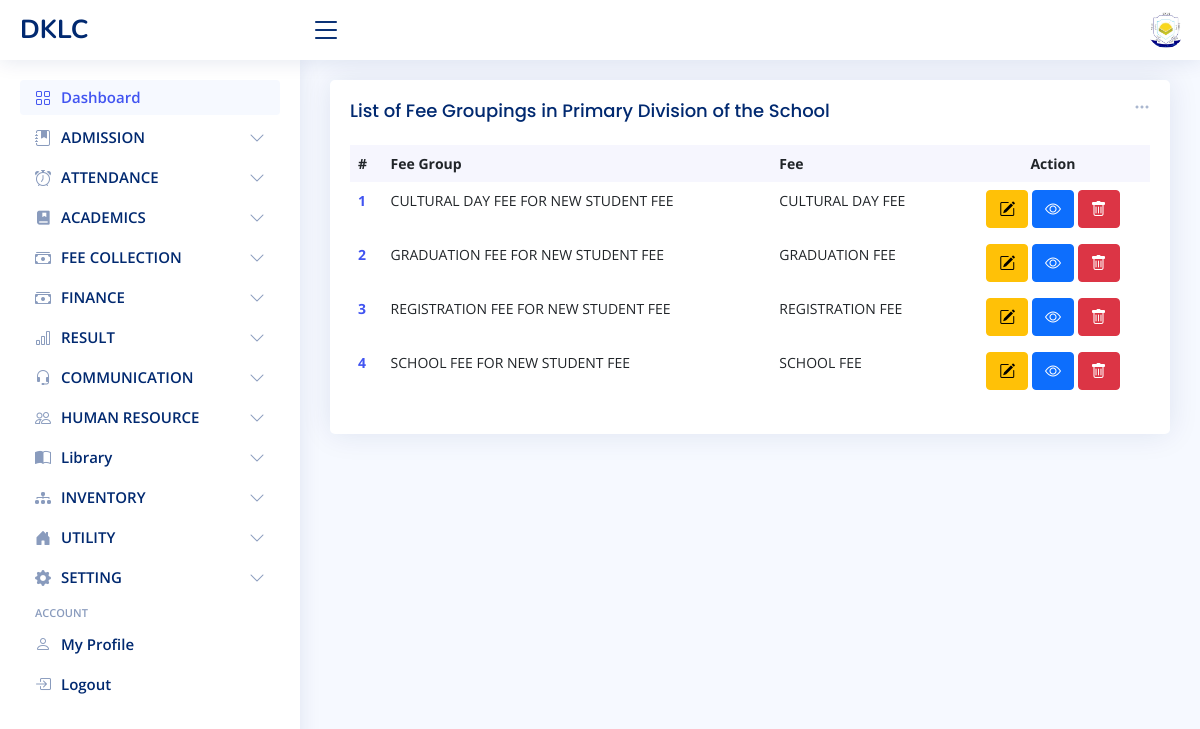
The page /finance/fee-master/index (signed in) on the database its author committed.
### school_setting/models.py (models this page shows)
class SchoolGeneralInfoModel(models.Model):
    name = models.CharField(max_length=250)
    short_name = models.CharField(max_length=50)
    website = models.CharField(max_length=200)
    motto = models.CharField(max_length=250)
    SCHOOL_TYPE = (
        ('pri', 'PRIMARY'), ('sec', 'SECONDARY'), ('mix', 'MIXED')
    )
    school_type = models.CharField(max_length=200, choices=SCHOOL_TYPE)
    logo = models.FileField(upload_to='images/logo', blank=True)
    mobile_1 = models.CharField(max_length=20)
    mobile_2 = models.CharField(max_length=20, null=True, blank=True)
    email = models.EmailField()
    address = models.CharField(max_length=255)
    separate_school_section = models.BooleanField(default=True)
    TYPE = (
        ('pri', 'PRIMARY'), ('sec', 'SECONDARY'), ('mix', 'MIXED')
    )
    type = models.CharField(max_length=200, choices=TYPE)
    user = models.ForeignKey(User, on_delete=models.SET_NULL, null=True, blank=True)
    def __str__(self):
        return self.short_name.upper()

### finance/models.py (models this page shows, shortened)
class FeeMasterModel(models.Model):
    group = models.ForeignKey(FeeGroupModel, on_delete=models.CASCADE)
    fee = models.ForeignKey(FeeModel, on_delete=models.CASCADE)
    student_class = models.ManyToManyField(ClassesModel, blank=True)
    class_section = models.ManyToManyField(ClassSectionModel, blank=True)
    same_termly_price = models.BooleanField(blank=True, null=True, default=True)
    amount = models.FloatField(null=True, blank=True, default=0)
    first_term_amount = models.FloatField(null=True, blank=True)
    second_term_amount = models.FloatField(null=True, blank=True)
    third_term_amount = models.FloatField(null=True, blank=True)
    TYPE = (
        ('pri', 'PRIMARY'), ('sec', 'SECONDARY'), ('mix', 'GENERAL')
    )
    type = models.CharField(max_length=10, choices=TYPE, blank=True, null=True)
    user = models.ForeignKey(User, on_delete=models.RESTRICT, null=True, blank=True)
    updated_by = models.ForeignKey(User, on_delete=models.SET_NULL, null=True, blank=True,
                                   related_name='fee_master_updated_by')
    created_at = models.DateTimeField(auto_now_add=True, blank=True, null=True)
    updated_at = models.DateTimeField(auto_now=True, blank=True, null=True)
    class Meta:
        constraints = [
            models.UniqueConstraint(
                fields=['fee', 'group', 'type'],
                name='unique_fee_master_type_combo',
                violation_error_message='Fee Grouping Already Exists'
            )
        ]
    def __str__(self):
        return "{} for {}".format(self.fee.name.title(), self.group.name.title())

class FeeModel(models.Model):
    name = models.CharField(max_length=250)
    code = models.CharField(max_length=100)
    description = models.TextField(null=True, blank=True)
    FEE_OCCURRENCE = (
        ('termly', 'TERMLY'), ('annually', 'ANNUALLY'), ('one time', 'ONE TIME')
    )
    fee_occurrence = models.CharField(max_length=50, choices=FEE_OCCURRENCE)
    PAYMENT_TERM = (
        ('1st term', 'FIRST TERM'), ('2nd term', 'SECOND TERM'), ('3rd term', 'THIRD TERM'),
        ('any term', 'ANY TERM'),
    )
    payment_term = models.CharField(max_length=50, choices=PAYMENT_TERM, null=True, blank=True, default='first term')
    TYPE = (
        ('pri', 'PRIMARY'), ('sec', 'SECONDARY'), ('mix', 'GENERAL')
    )
    type = models.CharField(max_length=10, choices=TYPE, blank=True, null=True)
    user = models.ForeignKey(User, on_delete=models.SET_NULL, null=True, blank=True)
    updated_by = models.ForeignKey(User, on_delete=models.SET_NULL, null=True, blank=True,
                                   related_name='fee_updated_by')
    created_at = models.DateTimeField(auto_now_add=True, blank=True, null=True)
    updated_at = models.DateTimeField(auto_now=True, blank=True, null=True)
    class Meta:
        constraints = [
            models.UniqueConstraint(
                fields=['name', 'type'],
                name='unique_fee_name_type_combo',
                violation_error_message='Fee Already Exists'
            )
        ]
    def __str__(self):
        return self.name.upper()

class FeeGroupModel(models.Model):
    name = models.CharField(max_length=250)
    description = models.TextField(null=True, blank=True)
    TYPE = (
        ('pri', 'PRIMARY'), ('sec', 'SECONDARY'), ('mix', 'GENERAL')
    )
    type = models.CharField(max_length=10, choices=TYPE, blank=True, null=True)
    user = models.ForeignKey(User, on_delete=models.RESTRICT, null=True, blank=True)
    updated_by = models.ForeignKey(User, on_delete=models.SET_NULL, null=True, blank=True,
                                   related_name='fee_group_updated_by')
    created_at = models.DateTimeField(auto_now_add=True, blank=True, null=True)
    updated_at = models.DateTimeField(auto_now=True, blank=True, null=True)
    class Meta:
        constraints = [
            models.UniqueConstraint(
                fields=['name', 'type'],
                name='unique_fee_group_type_combo',
                violation_error_message='Fee Group Already Exists'
            )
        ]

### finance/views.py (the view)
# urls.py: path('fee-master/index', FeeMasterListView.as_view(), name='fee_master_index'),
class FeeMasterListView(ListView):
    model = FeeMasterModel
    fields = '__all__'
    template_name = 'finance/fee_master/index.html'
    context_object_name = "fee_master_list"
    def get_queryset(self):
        school_setting = SchoolGeneralInfoModel.objects.first()
        if school_setting.separate_school_section:
            return FeeMasterModel.objects.filter(type=self.request.user.profile.type).order_by('fee__name')
        else:
            return FeeMasterModel.objects.all().order_by('fee__name')
    def get_context_data(self, **kwargs):
        context = super().get_context_data(**kwargs)
        return context

### finance/templates/finance/fee_master/index.html (shortened to what this page needs)
{% extends 'admin_dashboard/layout.html' %}
{% block 'main' %}
{% load static %}
<div class="col-12">
    <div class="card recent-sales overflow-auto">
        <div class="filter">
            <a title="Add Fee Grouping" class="icon" href="#" data-bs-toggle="dropdown"><i class="bi bi-three-dots"></i></a>
        </div>
        <div class="card-body">
            <h5 class="card-title">List of Fee Groupings
                {% if school_info.separate_school_section and school_info.school_type == 'mix' %}
                    {% if user.profile.type == 'pri' %}
                        in Primary Division of the School
                    {% elif user.profile.type == 'sec' %}
                        in Secondary Division of the School
                    {% elif user.profile.type == 'mix' %}
                        in the School
                    {% endif %}
                {% endif %}
            </h5>
            <table class="table table-borderless datatable">
                <thead>
                <tr>
                    <th scope="col">#</th>
                    <th scope="col">Fee Group</th>
                    <th scope="col">Fee</th>
                    <th scope="col" class="text-center">Action</th>
                </tr>
                </thead>
                <tbody>
                {% if fee_master_list %}
                {% for group in fee_master_list %}
                <tr>
                    <th scope="row"><a href="#">{{ forloop.counter }}</a></th>
                    <td title="created by {{ group.user|lower }} at {{ group.created_at|date }} {% if group.updated_by %} and updated by {{ group.updated_by|lower }} at {{ group.updated_at|date }} {% endif %}">{{ group|upper }}</td>
                    <td>{{ group.fee|upper }}</td>
                    <td class="text-center">
                        <a title="Edit Fee Grouping" href="{% url 'fee_master_edit' group.id %}" class="btn btn-warning" href=""><i class="bi bi-pencil-square"></i></a>
                        <a title="View Fee Grouping" href="{% url 'fee_master_detail' group.id %}" class="btn btn-primary" href=""><i class="bi bi-eye"></i></a>
                        <a title="Delete Fee Grouping" href="{% url 'fee_master_delete' group.id %}" class="btn btn-danger"><i class="bi bi-trash"></i></a>
                    </td>
                </tr>
                {% endfor %}
                {% endif %}
                </tbody>
            </table>
        </div>
    </div>
</div>
{% endblock %}

### admin_dashboard/templates/admin_dashboard/layout.html (shortened to what this page needs)
<!DOCTYPE html>
{% load static %}
<html lang="en">
<head>
  <link href="{% static 'admin_dashboard/vendor/bootstrap/css/bootstrap.min.css' %}" rel="stylesheet">
  <link href="{% static 'admin_dashboard/vendor/bootstrap-icons/bootstrap-icons.css' %}" rel="stylesheet">
  <link href="{% static 'admin_dashboard/vendor/boxicons/css/boxicons.min.css' %}" rel="stylesheet">
  <link href="{% static 'admin_dashboard/vendor/quill/quill.snow.css' %}" rel="stylesheet">
  <link href="{% static 'admin_dashboard/vendor/quill/quill.bubble.css' %}" rel="stylesheet">
  <link href="{% static 'admin_dashboard/vendor/remixicon/remixicon.css' %}" rel="stylesheet">
  <link href="{% static 'admin_dashboard/vendor/simple-datatables/style.css' %}" rel="stylesheet">
  <link href="{% static 'admin_dashboard/styles/style.css' %}" rel="stylesheet">
</head>
<body>
  <header id="header" class="header non-printable fixed-top d-flex align-items-center">
    <div class="d-flex align-items-center justify-content-between">
      <a href="{% url 'admin_dashboard' %}" class="logo d-flex align-items-center">
        <span class="d-none d-lg-block">{{ school_info|upper }}</span>
      </a>
      <i class="bi bi-list toggle-sidebar-btn"></i>
    </div>
    <nav class="header-nav ms-auto">
      <ul class="d-flex align-items-center">
        <li class="nav-item dropdown pe-3">
          <a class="nav-link nav-profile d-flex align-items-center pe-0" href="#" data-bs-toggle="dropdown">
            {% if user.is_superuser %}
                <img src="/media/{{ school_info.logo }}" alt="Profile" class="rounded-circle">
            {% else %}
                {% if user.profile.staff.image %}
                    <img src="/media/{{user.profile.staff.image}}" alt="Profile" class="rounded-circle">
                {% else %}
                    <img src="{% static 'admin_dashboard/images/default_image.jpg' %}" alt="Profile" class="rounded-circle">
                {% endif %}
            {% endif %}
          </a>
        </li>
      </ul>
    </nav>
  </header>
  <aside id="sidebar" class="sidebar non-printable" style="">
    <ul class="sidebar-nav" id="sidebar-nav">
      <li class="nav-item">
        <a class="nav-link " href="{% url 'admin_dashboard' %}">
          <i class="bi bi-grid"></i>
          <span>Dashboard</span>
        </a>
      </li>
      <li class="nav-item">
        <a class="nav-link collapsed" data-bs-target="#stud" data-bs-toggle="collapse" href="#">
          <i class="bi bi-journal-bookmark-fill"></i><span>ADMISSION</span><i class="bi bi-chevron-down ms-auto"></i>
        </a>
      </li>
	<li class="nav-item">
        <a class="nav-link collapsed" data-bs-target="#sb_att" data-bs-toggle="collapse" href="#">
          <i class="bi bi-alarm"></i><span>ATTENDANCE</span><i class="bi bi-chevron-down ms-auto"></i>
        </a>
      </li>
      <li class="nav-item">
        <a class="nav-link collapsed" data-bs-target="#acad" data-bs-toggle="collapse" href="#">
          <i class="ri-book-mark-fill"></i><span>ACADEMICS</span><i class="bi bi-chevron-down ms-auto"></i>
        </a>
      </li>
      <li class="nav-item">
        <a class="nav-link collapsed" data-bs-target="#fee" data-bs-toggle="collapse" href="#">
          <i class="bi bi-cash-stack"></i><span>FEE COLLECTION</span><i class="bi bi-chevron-down ms-auto"></i>
        </a>
      </li>
      <li class="nav-item">
        <a class="nav-link collapsed" data-bs-target="#nav-fin" data-bs-toggle="collapse" href="#">
          <i class="bi bi-cash-stack"></i><span>FINANCE</span><i class="bi bi-chevron-down ms-auto"></i>
        </a>
      </li>
      <li class="nav-item">
        <a class="nav-link collapsed" data-bs-target="#result" data-bs-toggle="collapse" href="#">
          <i class="bi bi-bar-chart"></i><span>RESULT</span><i class="bi bi-chevron-down ms-auto"></i>
        </a>
      </li>
      <li class="nav-item">
        <a class="nav-link collapsed" data-bs-target="#communication" data-bs-toggle="collapse" href="#">
          <i class="bi bi-headset"></i><span>COMMUNICATION</span><i class="bi bi-chevron-down ms-auto"></i>
        </a>
      </li>
      <li class="nav-item">
        <a class="nav-link collapsed" data-bs-target="#hr" data-bs-toggle="collapse" href="#">
          <i class="bi bi-people"></i><span>HUMAN RESOURCE</span><i class="bi bi-chevron-down ms-auto"></i>
        </a>
      </li>
      <li class="nav-item">
        <a class="nav-link collapsed" data-bs-target="#lib-side-bar" data-bs-toggle="collapse" href="#">
          <i class="bi bi-book-half"></i><span>Library</span><i class="bi bi-chevron-down ms-auto"></i>
        </a>
      </li>
      <li class="nav-item">
        <a class="nav-link collapsed" data-bs-target="#invent-side-bar" data-bs-toggle="collapse" href="#">
          <i class="bi bi-diagram-3-fill"></i><span>INVENTORY</span><i class="bi bi-chevron-down ms-auto"></i>
        </a>
      </li>
      <li class="nav-item">
        <a class="nav-link collapsed" data-bs-target="#hostel" data-bs-toggle="collapse" href="#">
          <i class="bi bi-house-door-fill"></i><span>UTILITY</span><i class="bi bi-chevron-down ms-auto"></i>
        </a>
      </li>
      <li class="nav-item">
        <a class="nav-link collapsed" data-bs-target="#tables-nav" data-bs-toggle="collapse" href="#">
          <i class="bi bi-gear-fill"></i><span>SETTING</span><i class="bi bi-chevron-down ms-auto"></i>
        </a>
      </li>
      <li class="nav-heading">Account</li>
      <li class="nav-item">
        <a class="nav-link collapsed" href="{% url 'user_profile' %}">
          <i class="bi bi-person"></i>
          <span>My Profile</span>
        </a>
      </li>
      <li class="nav-item">
        <a class="nav-link collapsed" href="{% url 'logout' %}">
          <i class="bi bi-box-arrow-in-right"></i>
          <span>Logout</span>
        </a>
      </li>
    </ul>
  </aside>
  <main id="main" class="main">
    <section class="section dashboard">
      {% block 'main' %} {% endblock %}
    </section>
  </main>
</body>
</html>

### rows shown on the page
SchoolGeneralInfoModel: short_name "DKLC", logo (picture)
FeeMasterModel: fee+group "CULTURAL DAY FEE FOR NEW STUDENT FEE", fee "CULTURAL DAY FEE"
FeeMasterModel: fee+group "GRADUATION FEE FOR NEW STUDENT FEE", fee "GRADUATION FEE"
FeeMasterModel: fee+group "REGISTRATION FEE FOR NEW STUDENT FEE", fee "REGISTRATION FEE"
FeeMasterModel: fee+group "SCHOOL FEE FOR NEW STUDENT FEE", fee "SCHOOL FEE"
